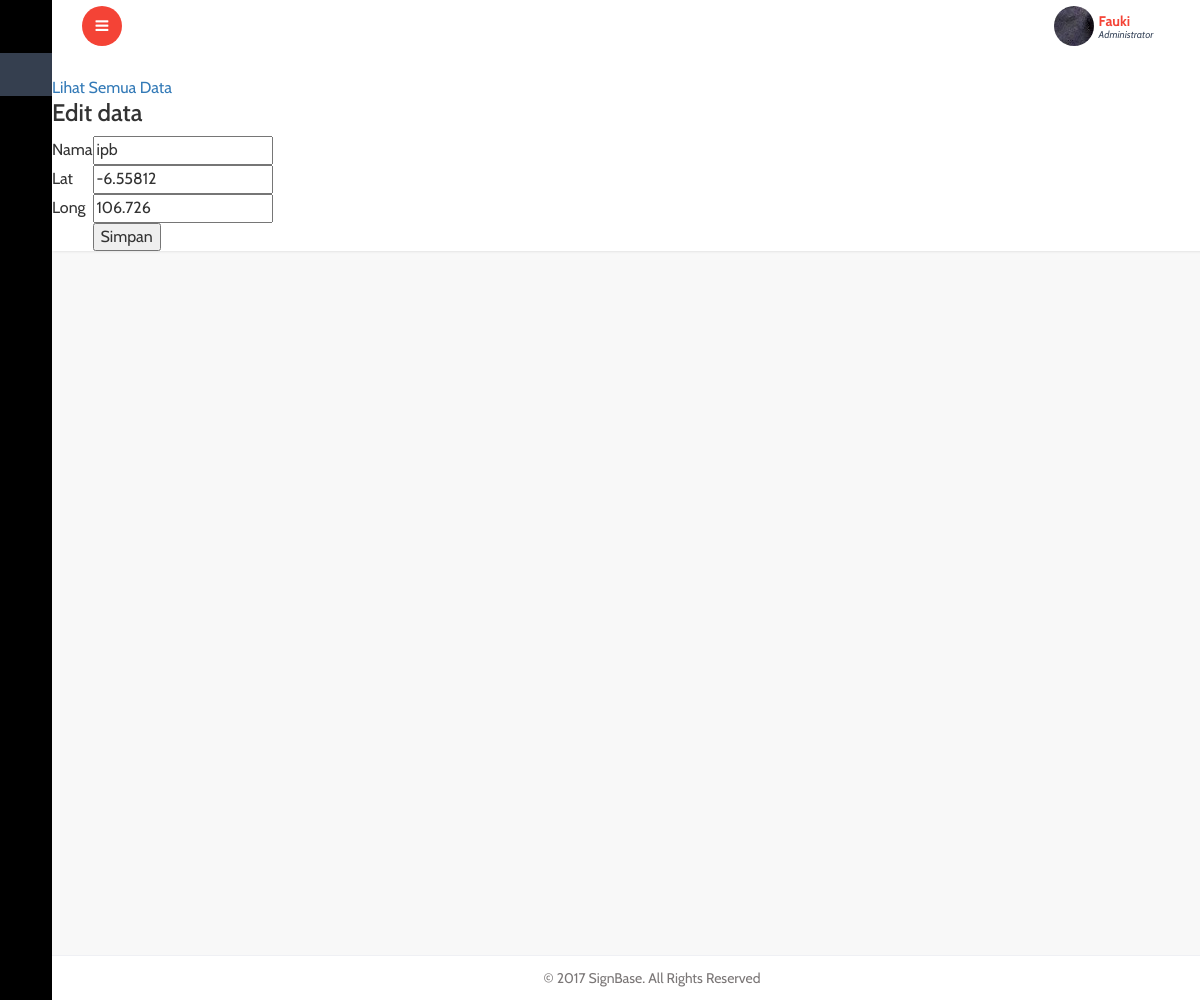
The app's page /admin/edit-isp.php?id=1 with its own data.
### tables this page shows
CREATE TABLE `isp` (
  `id_isp` int(9) NOT NULL,
  `nama` varchar(30) NOT NULL,
  `lat` float NOT NULL,
  `long` float NOT NULL
);

### admin/edit-isp.php (the view, shortened to what this page needs)
<!DOCTYPE HTML>
<html>
<head>
<link href="css/bootstrap.min.css" rel='stylesheet' type='text/css' />
<link href="css/style.css" rel='stylesheet' type='text/css' />
<link href="css/font-awesome.css" rel="stylesheet">
<link rel="stylesheet" href="css/icon-font.min.css" type='text/css' />
<link href="css/animate.css" rel="stylesheet" type="text/css" media="all">
</head>
 <body class="sticky-header left-side-collapsed"  onload="initMap()">
    <section>
		<div class="left-side sticky-left-side">
			<div class="logo-icon text-center">
				<a href="index.php"><i class="lnr lnr-home"></i> </a>
			</div>
			<div class="left-side-inner">
					<ul class="nav nav-pills nav-stacked custom-nav">
						<li class="active"><a href="index.php"><i class="lnr lnr-power-switch"></i><span>Dashboard</span></a></li>
						<li class="menu-list"><a href="#"><i class="lnr lnr-book"></i> <span>Datas</span></a>
						</li>
					</ul>
			</div>
		</div>
		<div class="main-content">
			<div class="header-section">
			<a class="toggle-btn  menu-collapsed"><i class="fa fa-bars"></i></a>
			<div class="menu-right">
				<div class="user-panel-top">
					<div class="profile_details">
						<ul>
							<li class="dropdown profile_details_drop">
								<a href="#" class="dropdown-toggle" data-toggle="dropdown" aria-expanded="false">
									<div class="profile_img">
										<span style="background:url(images/1.jpg) no-repeat center"> </span>
										 <div class="user-name">
											<p>Fauki<span>Administrator</span></p>
										 </div>
										 <div class="clearfix"></div>
									</div>
								</a>
							</li>
							<div class="clearfix"> </div>
						</ul>
					</div>
					<div class="clearfix"></div>
				</div>
			  </div>
	<br/>
	<a href="data-isp.php">Lihat Semua Data</a>
	<br/>
	<h3>Edit data</h3>
	<?php
	global $link;
	$id = $_GET['id'];
	$query_mysql = mysqli_query($link, "SELECT * FROM isp WHERE id_isp='$id'")or die(mysqli_error());
	while($data = mysqli_fetch_array($query_mysql)){
	?>
	<form action="update-isp.php" method="post">
		<table>
			<tr>
				<td>Nama</td>
				<td>
					<input type="text" name="nama" value="<?php echo $data['nama'] ?>">
				</td>
			</tr>
			<tr>
				<td>Lat</td>
				<td><input type="text" name="lat" value="<?php echo $data['lat'] ?>"></td>
			</tr>
			<tr>
				<td>Long</td>
				<td><input type="text" name="long" value="<?php echo $data['long'] ?>"></td>
			</tr>
			<tr>
				<td></td>
				<td><input type="submit" value="Simpan"></td>
			</tr>
		</table>
	</form>
	<?php } ?>
			<footer>
			   <p>&copy 2017 SignBase. All Rights Reserved</p>
			</footer>
   </section>
</body>
</html>

### records on screen
isp: nama "ipb", lat "-6.55812", long "106.726"
